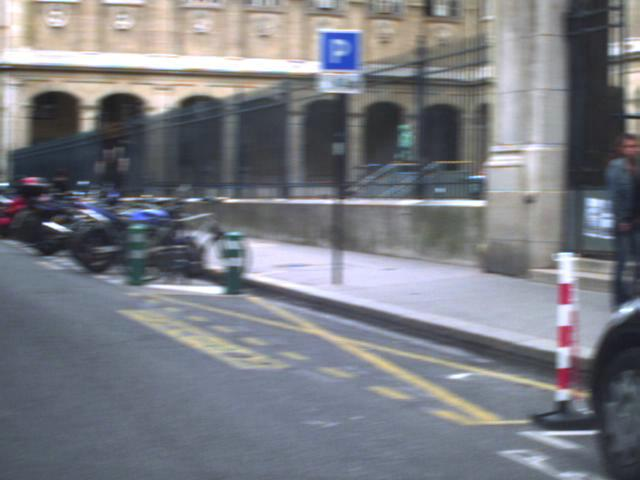
#> input picture base/lara/frame_000112.jpg, 640 x 480 px; its folder holds 4 pictures in this run
$ python resizeImage.py
#> lines starting #> are read from the running program, lines starting #| are printed output that depends on the picture
import numpy as np
import cv2
import os

PATH_EYES = "base/lara/"
DST = "base/laramin/"


img_paths = os.listdir(PATH_EYES)
contador = 1
for ip in img_paths:
	img = cv2.imread(PATH_EYES+ip)
#> img is the input picture: shape (480, 640, 3); mean B, G, R 129.8, 123, 121
	ip_png = str(DST)+str(ip)
	reflect =cv2.resize(img,(224, 161), interpolation = cv2.INTER_CUBIC)
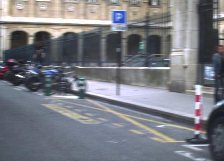
#> reflect: shape (161, 224, 3); mean B, G, R 129.7, 122.9, 120.9
	cv2.imwrite(ip_png,reflect)
	contador+=1
	print("Imagem: ",contador);
#> pass 2 of the loop `for ip in img_paths:`:
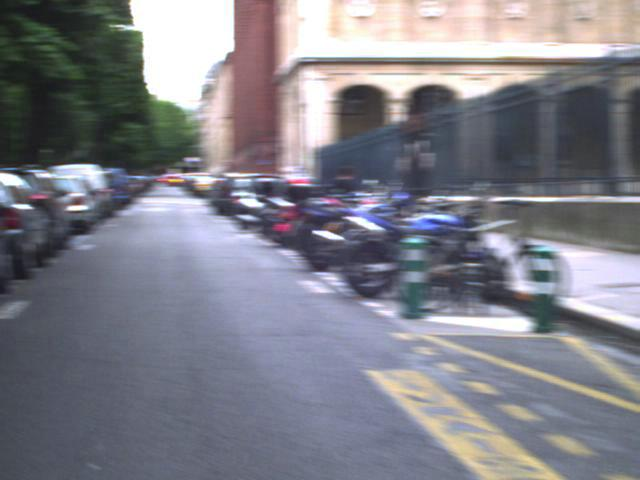
#> input picture base/lara/frame_000169.jpg, 640 x 480 px
#> img is the input picture: shape (480, 640, 3); mean B, G, R 136.4, 127.6, 127.6
#> `reflect =cv2.resize(img,(224, 161), interpolation = cv2.INTER_CUBIC)`:
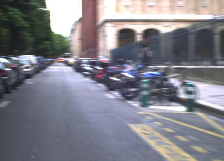
#> reflect: shape (161, 224, 3); mean B, G, R 136.4, 127.6, 127.7
#> pass 3 of the loop `for ip in img_paths:`:
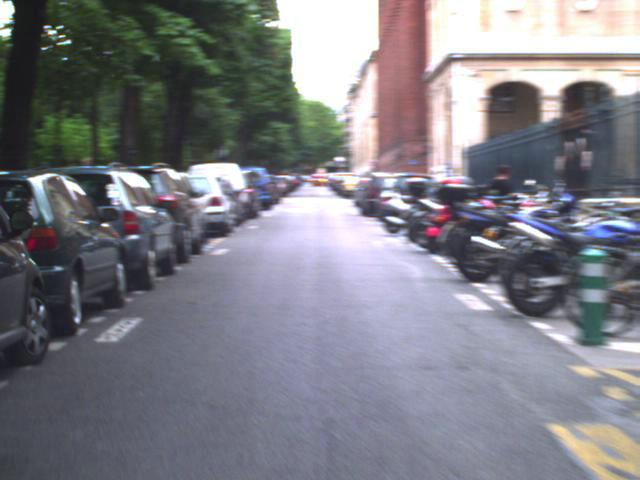
#> input picture base/lara/frame_000182.jpg, 640 x 480 px
#> img is the input picture: shape (480, 640, 3); mean B, G, R 132.4, 125, 125
#> `reflect =cv2.resize(img,(224, 161), interpolation = cv2.INTER_CUBIC)`:
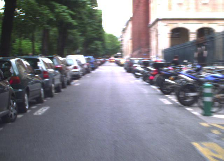
#> reflect: shape (161, 224, 3); mean B, G, R 132.3, 125, 125
#> the loop made 4 passes; the first 3 are shown
